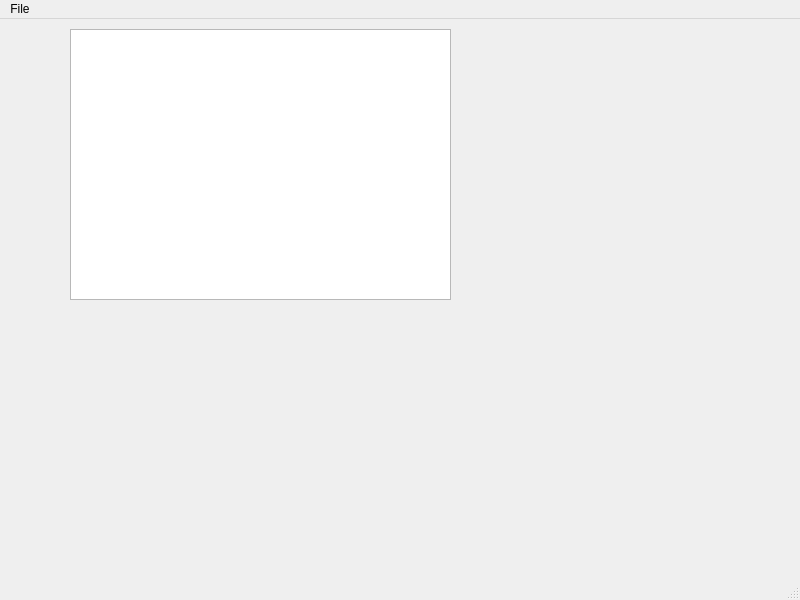
<?xml version="1.0" encoding="UTF-8"?>
<ui version="4.0">
 <class>MainWindow</class>
 <widget class="QMainWindow" name="MainWindow">
  <property name="geometry">
   <rect>
    <x>0</x>
    <y>0</y>
    <width>800</width>
    <height>600</height>
   </rect>
  </property>
  <property name="windowTitle">
   <string>MainWindow</string>
  </property>
  <widget class="QWidget" name="centralwidget">
   <widget class="QPlainTextEdit" name="plainTextEdit">
    <property name="geometry">
     <rect>
      <x>70</x>
      <y>10</y>
      <width>381</width>
      <height>271</height>
     </rect>
    </property>
   </widget>
  </widget>
  <widget class="QMenuBar" name="menubar">
   <property name="geometry">
    <rect>
     <x>0</x>
     <y>0</y>
     <width>800</width>
     <height>22</height>
    </rect>
   </property>
   <widget class="QMenu" name="menuFile">
    <property name="title">
     <string>File</string>
    </property>
    <addaction name="actionNew_File"/>
    <addaction name="actionOpen_File"/>
    <addaction name="actionSave"/>
    <addaction name="actionSave_As"/>
    <addaction name="separator"/>
   </widget>
   <addaction name="menuFile"/>
  </widget>
  <widget class="QStatusBar" name="statusbar"/>
  <action name="actionNew_File">
   <property name="text">
    <string>New File</string>
   </property>
  </action>
  <action name="actionOpen_File">
   <property name="text">
    <string>Open File</string>
   </property>
  </action>
  <action name="actionSave">
   <property name="text">
    <string>Save</string>
   </property>
  </action>
  <action name="actionSave_As">
   <property name="text">
    <string>Save As</string>
   </property>
  </action>
 </widget>
 <resources/>
 <connections/>
</ui>
